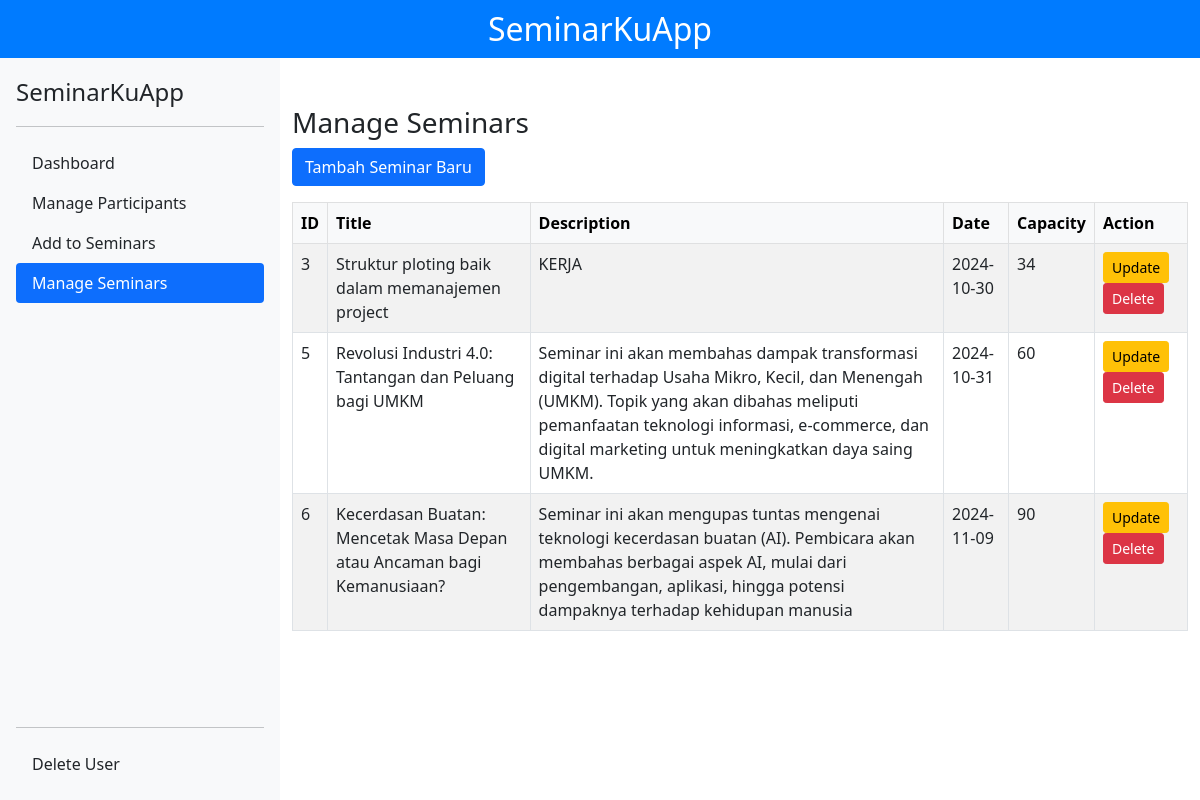
The app's page /Admin/seminars.php with its own data.
### tables this page shows
CREATE TABLE `seminars` (
  `id` int(50) NOT NULL,
  `title` varchar(255) NOT NULL,
  `description` text NOT NULL,
  `date` date NOT NULL,
  `capacity` int(11) NOT NULL
);

### Admin/seminars.php (the view, shortened to what this page needs)
<?php
include('../config/conn.php');
$sql = "SELECT * FROM seminars";
$result = $conn->query($sql);
?>
<!doctype html>
<html lang="en">
  <head>
    <link href="https://cdn.jsdelivr.net/npm/bootstrap@5.0.2/dist/css/bootstrap.min.css" rel="stylesheet">
    <link rel="stylesheet" href="../asset/style.css">
  </head>
  <body>
    <div class="topbar">
      <h2 class="text-center">SeminarKuApp</h2>
    </div>
    <div class="wrapper">
      <div class="d-flex flex-column flex-shrink-0 p-3 bg-light" style="width: 280px;">
          <a href="/" class="d-flex align-items-center mb-3 mb-md-0 me-md-auto link-dark text-decoration-none">
            <span class="fs-4">SeminarKuApp</span>
          </a>
          <hr>
          <ul class="nav nav-pills flex-column mb-auto">
            <li class="nav-item">
              <a href="dashboardAdmin.php" class="nav-link link-dark">
                Dashboard
              </a>
            </li>
            <li>
              <a href="ManageUser.php" class="nav-link link-dark">
                Manage Participants
              </a>
            </li>
            <li>
              <a href="AddParticipan.php" class="nav-link link-dark">
                Add to Seminars
              </a>
            </li>
            <li>
              <a href="seminars.php" class="nav-link active" aria-current="page">
                Manage Seminars
              </a>
            </li>
          </ul>
          <hr>
          <ul class="nav flex-column">
            <li>
              <a href="deletecUser.php" class="nav-link link-dark">
                Delete User
              </a>
            </li>
          </ul>
      </div>
      <div class="container mt-5">
        <h3>Manage Seminars</h3>
          <button type="button" class="btn btn-primary" data-bs-toggle="modal" data-bs-target="#myModal">
          Tambah Seminar Baru
          </button>
        <table class="table table-striped table-bordered mt-3">
          <thead class="table-light">
            <tr>
              <th>ID</th>
              <th>Title</th>
              <th>Description</th>
              <th>Date</th>
              <th>Capacity</th>
              <th>Action</th>
            </tr>
          </thead>
          <tbody>
            <?php
            if ($result->num_rows > 0) {
                while ($row = $result->fetch_assoc()) {
                    echo "<tr>";
                    echo "<td>" . $row['id'] . "</td>";
                    echo "<td>" . $row['title'] . "</td>";
                    echo "<td>" . $row['description'] . "</td>";
                    echo "<td>" . $row['date'] . "</td>";
                    echo "<td>" . $row['capacity'] . "</td>";
                    echo "<td>
                            <button class='btn btn-warning btn-sm' data-bs-toggle='modal' data-bs-target='#updateModal" . $row['id'] . "'>Update</button>
                            <a href='../config/DeleteSeminar.php?id=" . $row['id'] . "' class='btn btn-danger btn-sm'>Delete</a>
                          </td>";
                    echo "</tr>";
                }
            } else {
                echo "<tr><td colspan='6' class='text-center'>No seminars found</td></tr>";
            }
            ?>
          </tbody>
        </table>
      </div>
    </div>
  </body>
</html>

### asset/style.css (style rules this page uses)
body { display: flex; min-height: 100vh; flex-direction: column; }
.wrapper { display: flex; flex-grow: 1; }
.topbar { background-color: #007bff; color: white; padding: 10px; }
.topbar h2 { margin: 0; }

### records on screen
seminars: id "3", title "Struktur ploting baik dalam memanajemen project", description "KERJA", date "2024-10-30", capacity "34"
seminars: id "5", title "Revolusi Industri 4.0: Tantangan dan Peluang bagi UMKM", description "Seminar ini akan membahas dampak transformasi digital terhadap Usaha Mikro, Kecil, dan Menengah (UMKM). Topik yang akan dibahas meliputi pemanfaatan teknologi informasi, e-commerce, dan digital marketing untuk meningkatkan daya saing UMKM.", date "2024-10-31", capacity "60"
seminars: id "6", title "Kecerdasan Buatan: Mencetak Masa Depan atau Ancaman bagi Kemanusiaan?", description "Seminar ini akan mengupas tuntas mengenai teknologi kecerdasan buatan (AI). Pembicara akan membahas berbagai aspek AI, mulai dari pengembangan, aplikasi, hingga potensi dampaknya terhadap kehidupan manusia", date "2024-11-09", capacity "90"
